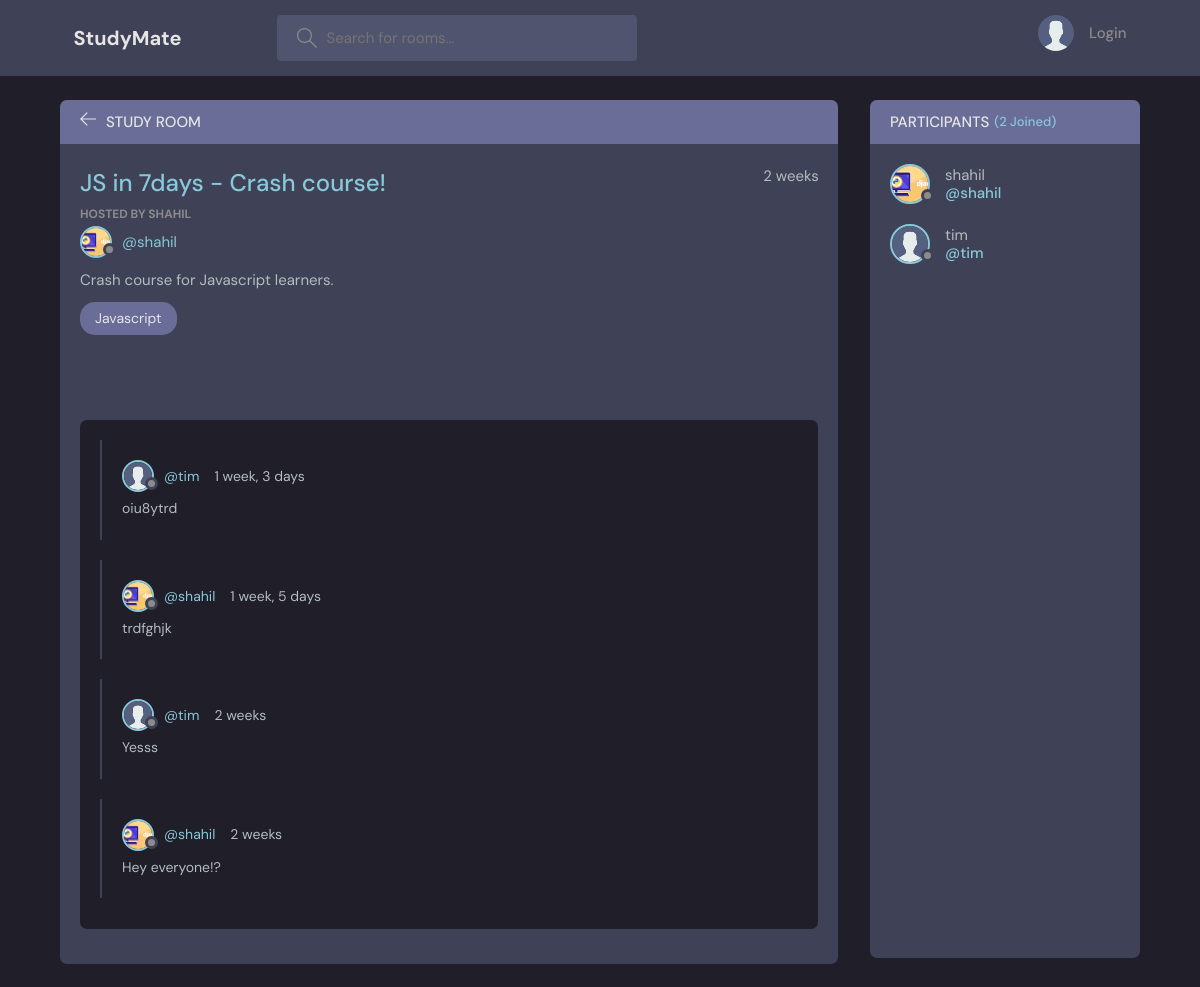
The page /room/1/ on the database its author committed.
### base/models.py (models this page shows, shortened)
class Room(models.Model):
    host = models.ForeignKey(User, on_delete=models.CASCADE, null=True)
    topic = models.ForeignKey(Topic, on_delete=models.SET_NULL, null=True)
    name = models.CharField(max_length=200)
    description = models.TextField(null=True, blank=True)
    participants = models.ManyToManyField(User, related_name='participants', blank=True)
    updated = models.DateTimeField(auto_now=True)
    created = models.DateTimeField(auto_now_add=True)
    class Meta:
        ordering = ['-updated', '-created']

class User(AbstractUser):
    name = models.CharField(max_length=200, null=True)
    email = models.EmailField(unique=True, null=True)
    bio = models.TextField(null=True)
    avatar = models.ImageField(null=True, default="avatar.svg")
    USERNAME_FIELD = 'email'
    REQUIRED_FIELDS = []

class Topic(models.Model):
    name = models.CharField(max_length=200)
    def __str__(self):
        return self.name

class Message(models.Model):
    user = models.ForeignKey(User, on_delete=models.CASCADE)
    room = models.ForeignKey(Room, on_delete=models.CASCADE)
    body = models.TextField()
    updated = models.DateTimeField(auto_now=True)
    created = models.DateTimeField(auto_now_add=True)
    class Meta:
        ordering = ['-updated', '-created']

### base/views.py (the view, shortened to what this page needs)
# urls.py: path('room/<str:pk>/', views.room, name="room"),
def room(request, pk):
    room = Room.objects.get(id = pk)
    room_messages = room.message_set.all().order_by('-created')
    participants = room.participants.all()
    context = {'room': room, 'room_messages': room_messages, 'participants': participants}
    return render(request, 'base/room.html', context)

### base/templates/base/room.html (shortened to what this page needs)
{% extends 'main.html' %}
{% block content %}
<main class="profile-page layout layout--2">
  <div class="container">
    <div class="room">
      <div class="room__top">
        <div class="room__topLeft">
          <a href="{% url 'home' %}">
            <svg version="1.1" xmlns="http://www.w3.org/2000/svg" width="32" height="32" viewBox="0 0 32 32">
              <title>arrow-left</title>
              <path
                d="M13.723 2.286l-13.723 13.714 13.719 13.714 1.616-1.611-10.96-10.96h27.625v-2.286h-27.625l10.965-10.965-1.616-1.607z">
              </path>
            </svg>
          </a>
          <h3>Study Room</h3>
        </div>
      </div>
      <div class="room__box scroll">
        <div class="room__header scroll">
          <div class="room__info">
            <h3>{{ room.name }}</h3>
            <span>{{ room.created|timesince }}</span>
          </div>
          <div class="room__hosted">
            <p>Hosted By {{ room.host.username }}</p>
            <a href="#" class="room__author">
              <div class="avatar avatar--small">
                <img src="{{room.host.avatar.url}}" />
              </div>
              <span>@{{ room.host.username }}</span>
            </a>
          </div>
          <div class="room__details">
            {{ room.description }}
          </div>
          <span class="room__topics">{{room.topic}}</span>
        </div>
        <div class="room__conversation">
          <div class="threads scroll">
            {% for message in room_messages %}
            <div class="thread">
              <div class="thread__top">
                <div class="thread__author">
                  <a href="{% url 'user-profile' message.user.id%}" class="thread__authorInfo">
                    <div class="avatar avatar--small">
                      <img src="{{message.user.avatar.url}}" />
                    </div>
                    <span>@{{ message.user.username }}</span>
                  </a>
                  <span class="thread__date">{{ message.created|timesince }}</span>
                </div>
              </div>
              <div class="thread__details">
                {{ message.body }}
              </div>
            </div>
            {% endfor %}
          </div>
        </div>
      </div>
    </div>
    <div class="participants">
      <h3 class="participants__top">Participants <span>({{room.participants.count}} Joined)</span></h3>
      <div class="participants__list scroll">
        {% for user in participants %}
        <a href="{% url 'user-profile' user.id %}" class="participant">
          <div class="avatar avatar--medium">
            <img src="{{user.avatar.url}}" />
          </div>
          <p>
            {{user.username}}
            <span>@{{user.username}}</span>
          </p>
        </a>
        {% endfor %}
      </div>
    </div>
  </div>
</main>
{% endblock %}

### rows shown on the page
Room: name "JS in 7days - Crash course!", created "2 weeks", host.username "SHAHIL", host.avatar (picture), host.username "shahil", description "Crash course for Javascript learners.", topic "Javascript", participants.count "2"
Message: user.avatar (placeholder picture), user.username "tim", created "1 week, 3 days", body "oiu8ytrd"
Message: user.avatar (picture), user.username "shahil", created "1 week, 5 days", body "trdfghjk"
Message: user.avatar (placeholder picture), user.username "tim", created "2 weeks", body "Yesss"
Message: user.avatar (picture), user.username "shahil", created "2 weeks", body "Hey everyone!?"
User: avatar (picture), username "shahil"
User: avatar (placeholder picture), username "tim"
